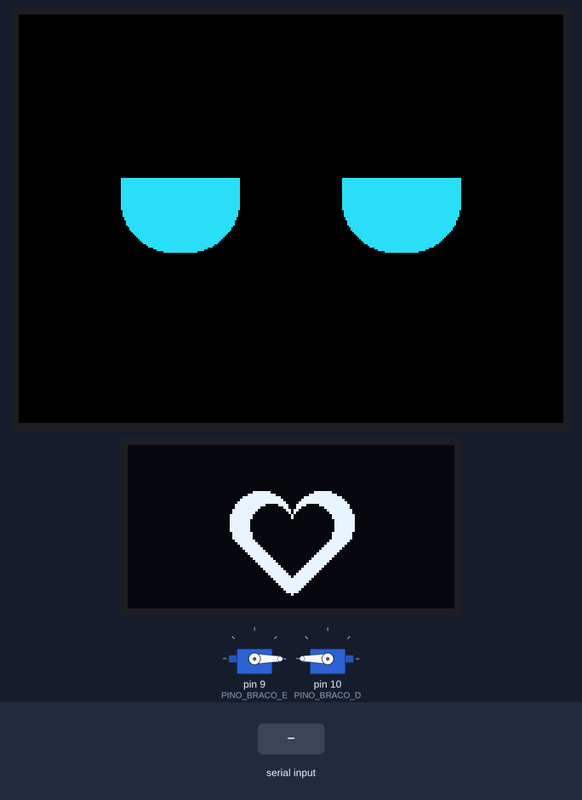
The sketch below on a simulated Arduino Mega 2560, built with avr-gcc and run on an emulated ATmega2560. On the bench: 320×240 colour display, 128×64 one-colour display, 2 × servo. The test bench sets the inputs (shaded band). Random numbers use the default seed unless the sketch sets one.

Above: at 1.5 s.
1.6 s: "h" received over Serial
At 2.02 s:
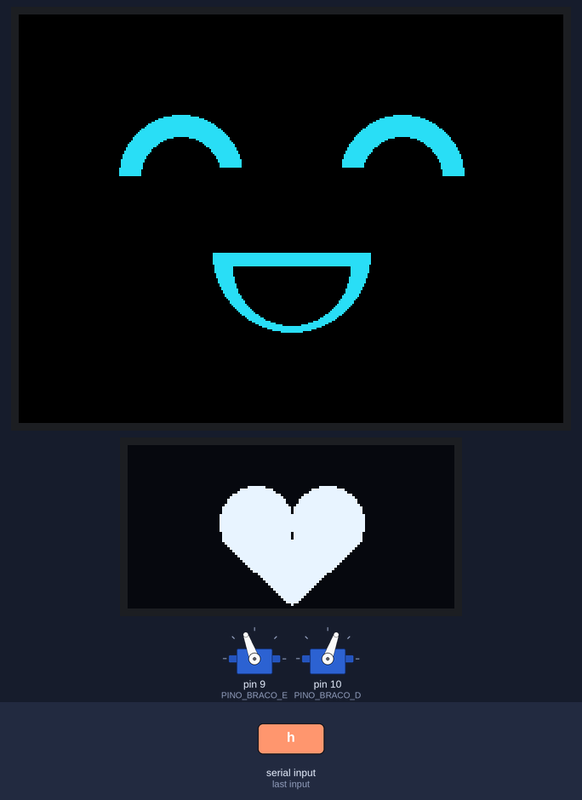
3.4 s: "a" received over Serial
At 3.7 s:
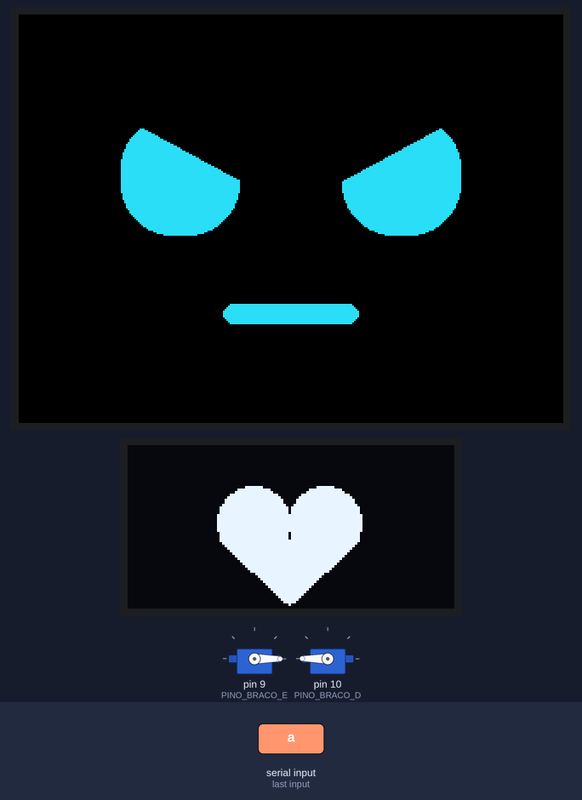
5.5 s: "s" received over Serial
At 7.1 s:
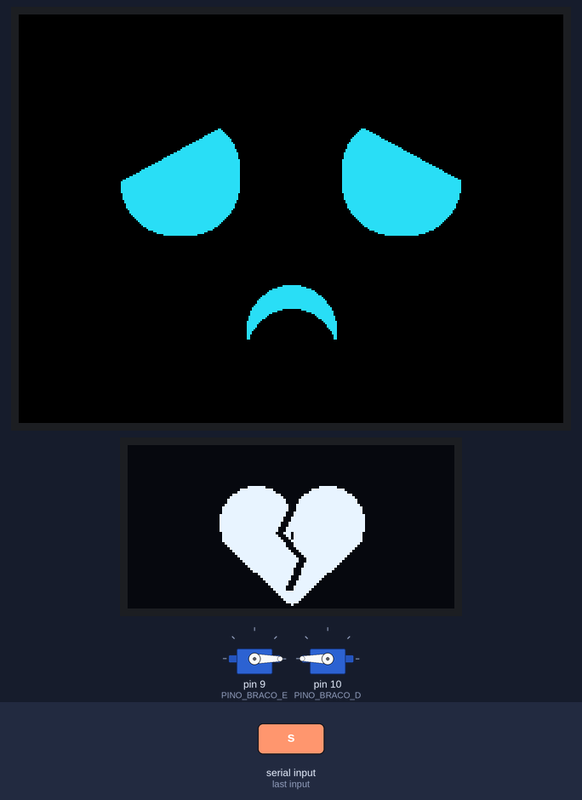
8.5 s: "u" received over Serial
At 8.58 s:
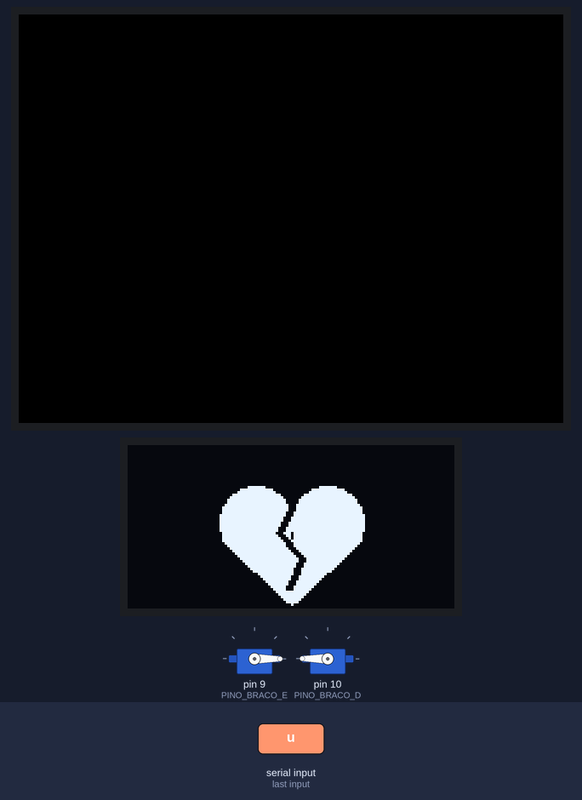
10.7 s: "n" received over Serial
At 10.76 s:
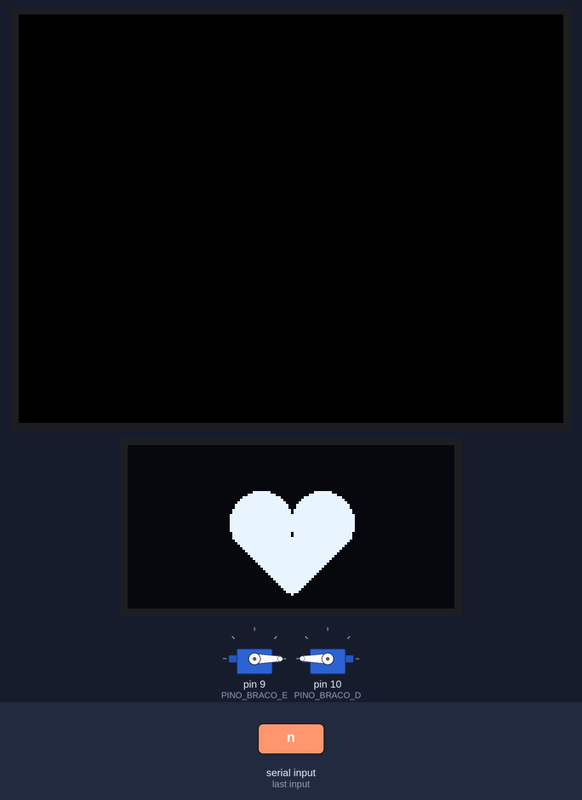
13.7 s: "a" received over Serial
At 13.79 s:
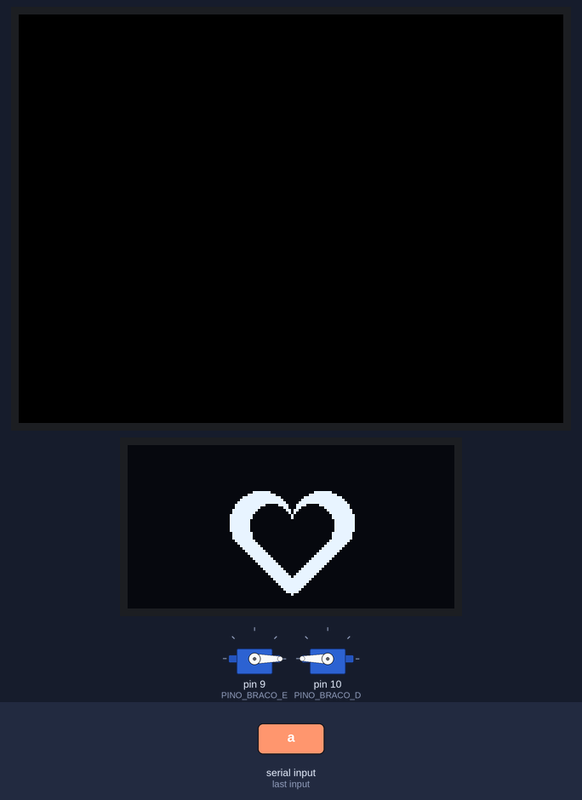
Timing chart, 0 to 16.2 s (numbered marks = the images above; inputs shaded):
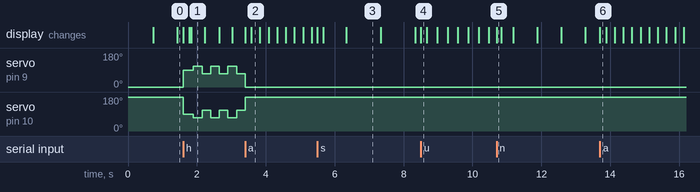

The sketch:

robo_completo_v3.ino
```cpp
#include <SPI.h>
#include <Wire.h>
#include <Adafruit_GFX.h>
#include <Adafruit_ST7789.h>
#include <Adafruit_SSD1306.h>
#include <Servo.h>   // NOVO

// ================= TELA COLORIDA (ROSTO) =================
#define TFT_CS  53
#define TFT_DC  49
#define TFT_RST 48

Adafruit_ST7789 tft = Adafruit_ST7789(TFT_CS, TFT_DC, TFT_RST);

uint16_t CIANO = tft.color565(40, 220, 240);
uint16_t PRETO = ST77XX_BLACK;

void olhoNormal(int x, int y) {
  tft.fillRoundRect(x, y, 70, 70, 30, CIANO);
  tft.fillRect(x - 2, y - 2, 74, 28, PRETO);
}

void olhoFeliz(int cx, int cy) {
  tft.fillCircle(cx, cy, 36, CIANO);
  tft.fillCircle(cx, cy, 23, PRETO);
  tft.fillRect(cx - 40, cy, 80, 40, PRETO);
}

void bocaAberta() {
  int cx = 160, cy = 140;
  tft.fillCircle(cx, cy, 46, CIANO);
  tft.fillRect(cx - 50, cy - 50, 100, 50, PRETO);
  tft.fillCircle(cx, cy + 8, 34, PRETO);
  tft.fillRect(cx - 45, cy, 90, 8, CIANO);
}

void olhoInclinado(int x, int y, bool esquerdo, bool bravo) {
  tft.fillRoundRect(x, y, 70, 70, 30, CIANO);
  if (esquerdo != bravo) {
    tft.fillTriangle(x - 2, y - 2, x + 72, y - 2, x - 2, y + 38, PRETO);
  } else {
    tft.fillTriangle(x - 2, y - 2, x + 72, y - 2, x + 72, y + 38, PRETO);
  }
}

void bocaTriste() {
  tft.fillCircle(160, 185, 26, CIANO);
  tft.fillCircle(160, 199, 26, PRETO);
}

void bocaBrava() {
  tft.fillRoundRect(120, 170, 80, 12, 6, CIANO);
}

void olhoSurpresa(int cx, int cy) {
  tft.fillCircle(cx, cy, 42, CIANO);
}

void bocaSurpresa() {
  tft.fillCircle(160, 178, 22, CIANO);
  tft.fillCircle(160, 178, 12, PRETO);
}

void carinhaNormal() {
  tft.fillScreen(PRETO);
  olhoNormal(60, 70);
  olhoNormal(190, 70);
}

void carinhaFeliz() {
  tft.fillScreen(PRETO);
  olhoFeliz(95, 95);
  olhoFeliz(225, 95);
  bocaAberta();
}

void carinhaTriste() {
  tft.fillScreen(PRETO);
  olhoInclinado(60, 60, true, false);
  olhoInclinado(190, 60, false, false);
  bocaTriste();
}

void carinhaBrava() {
  tft.fillScreen(PRETO);
  olhoInclinado(60, 60, true, true);
  olhoInclinado(190, 60, false, true);
  bocaBrava();
}

void carinhaSurpresa() {
  tft.fillScreen(PRETO);
  olhoSurpresa(95, 80);
  olhoSurpresa(225, 80);
  bocaSurpresa();
}

// ================= OLED (CORACAO) =================
Adafruit_SSD1306 oled(128, 64, &Wire, -1);

bool grande = false;
unsigned long ultimaBatida = 0;
char emocao = 'n';

void coracaoCheio(int cx, int cy, int r, uint16_t cor) {
  oled.fillCircle(cx - r, cy, r, cor);
  oled.fillCircle(cx + r, cy, r, cor);
  oled.fillTriangle(cx - 2 * r + 1, cy + r / 2,
                    cx + 2 * r - 1, cy + r / 2,
                    cx, cy + 2 * r + 4, cor);
}

void coracaoContorno(int cx, int cy, int r) {
  coracaoCheio(cx, cy, r, SSD1306_WHITE);
  coracaoCheio(cx, cy + 1, r - 4, SSD1306_BLACK);
}

void rachadura(int cx, int cy) {
  for (int d = -1; d <= 1; d++) {
    oled.drawLine(cx + d,     cy - 6,  cx - 5 + d, cy + 4,  SSD1306_BLACK);
    oled.drawLine(cx - 5 + d, cy + 4,  cx + 4 + d, cy + 14, SSD1306_BLACK);
    oled.drawLine(cx + 4 + d, cy + 14, cx - 1 + d, cy + 26, SSD1306_BLACK);
  }
}

unsigned long periodoDaEmocao() {
  if (emocao == 'h') return 400;
  if (emocao == 'a') return 250;
  if (emocao == 'u') return 300;
  if (emocao == 's') return 1000;
  return 700;
}

void desenhaCoracao() {
  int r = grande ? 14 : 12;
  int cx = 64;
  int cy = 30;

  if (emocao == 'a') cx += random(-2, 3);

  oled.clearDisplay();

  if (emocao == 'h' || emocao == 'a' || emocao == 'u') {
    coracaoCheio(cx, cy, r, SSD1306_WHITE);
  } else if (emocao == 's') {
    coracaoCheio(cx, cy, r, SSD1306_WHITE);
    rachadura(cx, cy);
  } else {
    coracaoContorno(cx, cy, r);
  }

  oled.display();
}

// ================= PISCADINHA =================
unsigned long proximaPiscada = 0;

// apaga a caixa do olho e desenha so uma linha fina no meio (olho fechado)
void fechaOlho(int x, int y, int w, int h) {
  tft.fillRect(x - 3, y - 3, w + 6, h + 6, PRETO);
  tft.fillRoundRect(x, y + h / 2 - 4, w, 8, 4, CIANO);
}

void marcaProximaPiscada() {
  proximaPiscada = millis() + random(3000, 6000);
}

void piscar() {
  // feliz ja tem os olhos fechados (^ ^), entao nao pisca
  if (emocao == 'h') {
    marcaProximaPiscada();
    return;
  }

  // 1) fecha os olhos
  if (emocao == 'n') {
    fechaOlho(60, 96, 70, 44);
    fechaOlho(190, 96, 70, 44);
  } else if (emocao == 's' || emocao == 'a') {
    fechaOlho(60, 60, 70, 70);
    fechaOlho(190, 60, 70, 70);
  } else if (emocao == 'u') {
    fechaOlho(53, 38, 84, 84);
    fechaOlho(183, 38, 84, 84);
  }

  delay(120);

  // 2) abre de novo (apaga a linha e redesenha o olho)
  if (emocao == 'n') {
    tft.fillRect(57, 93, 76, 50, PRETO);
    tft.fillRect(187, 93, 76, 50, PRETO);
    olhoNormal(60, 70);
    olhoNormal(190, 70);
  } else if (emocao == 's') {
    tft.fillRect(57, 57, 76, 76, PRETO);
    tft.fillRect(187, 57, 76, 76, PRETO);
    olhoInclinado(60, 60, true, false);
    olhoInclinado(190, 60, false, false);
  } else if (emocao == 'a') {
    tft.fillRect(57, 57, 76, 76, PRETO);
    tft.fillRect(187, 57, 76, 76, PRETO);
    olhoInclinado(60, 60, true, true);
    olhoInclinado(190, 60, false, true);
  } else if (emocao == 'u') {
    tft.fillRect(50, 35, 90, 90, PRETO);
    tft.fillRect(180, 35, 90, 90, PRETO);
    olhoSurpresa(95, 80);
    olhoSurpresa(225, 80);
  }

  marcaProximaPiscada();
}

// ================= BRACINHOS (SERVOS) =================  // NOVO
Servo bracoE;
Servo bracoD;

const int PINO_BRACO_E = 9;
const int PINO_BRACO_D = 10;

const int ANG_REPOUSO = 0;    // braco embaixo
const int ANG_ALTO    = 90;   // braco levantado
const int ANG_BALANCO = 20;   // quanto balanca pra cada lado
const int QTD_BALANCOS = 8;

bool acenando = false;
bool ladoA = false;
int balancos = 0;
unsigned long proximoPasso = 0;

// o braco direito esta espelhado, entao usa 180 - angulo
void moveBracos(int ang) {
  bracoE.write(ang);
  bracoD.write(180 - ang);
}

void comecaAcenar() {
  acenando = true;
  balancos = 0;
  ladoA = false;
  moveBracos(ANG_ALTO);
  proximoPasso = millis() + 300;
}

void paraAcenar() {
  acenando = false;
  moveBracos(ANG_REPOUSO);
}

void atualizaAcenar() {
  if (!acenando || millis() < proximoPasso) return;

  if (balancos >= QTD_BALANCOS) {
    paraAcenar();
    return;
  }

  ladoA = !ladoA;
  moveBracos(ANG_ALTO + (ladoA ? ANG_BALANCO : -ANG_BALANCO));
  balancos++;
  proximoPasso = millis() + 250;
}

// ================= ROBO INTEIRO =================
void mudaEmocao(char c) {
  emocao = c;

  if (c == 'h') comecaAcenar();       // NOVO
  else if (acenando) paraAcenar();    // NOVO

  if (c == 'n') carinhaNormal();
  if (c == 'h') carinhaFeliz();
  if (c == 's') carinhaTriste();
  if (c == 'a') carinhaBrava();
  if (c == 'u') carinhaSurpresa();

  desenhaCoracao();
  marcaProximaPiscada();
}

void setup() {
  Serial.begin(9600);
  randomSeed(analogRead(A0));

  tft.init(240, 320);
  tft.setRotation(1);

  if (!oled.begin(SSD1306_SWITCHCAPVCC, 0x3C)) {
    for (;;);
  }

  bracoE.attach(PINO_BRACO_E);   // NOVO
  bracoD.attach(PINO_BRACO_D);   // NOVO
  moveBracos(ANG_REPOUSO);       // NOVO

  mudaEmocao('n');
}

void loop() {
  // 1) chegou letra nova?
  if (Serial.available() > 0) {
    char c = tolower(Serial.read());
    if ((c == 'n' || c == 'h' || c == 's' || c == 'a' || c == 'u') && c != emocao) {
      mudaEmocao(c);
    }
  }

  // 2) hora de uma batida do coracao?
  if (millis() - ultimaBatida >= periodoDaEmocao()) {
    ultimaBatida = millis();
    grande = !grande;
    desenhaCoracao();
  }

  // 3) hora de piscar?
  if (millis() >= proximaPiscada) {
    piscar();
  }

  // 4) continua o aceno, se estiver acenando   // NOVO
  atualizaAcenar();
}
```

Measured:
- after the input at 1.6 s, servo on pin 9 (PINO_BRACO_E): 0° → 90° at once, then repeats every 0.50 s: 110° 0.25 s, 70° 0.25 s; servo on pin 10 (PINO_BRACO_D): 180° → 90° at once, then repeats every 0.50 s: 70° 0.25 s, 110° 0.25 s
- what the display in image 3 shows lasts 1.0 s, from 6.3 s to 7.3 s
